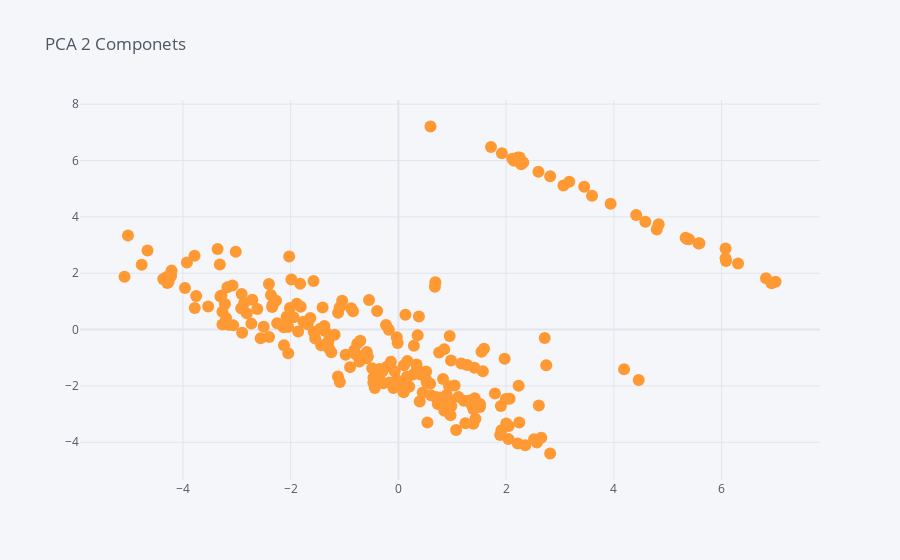

Write notebook code for a chart like this one.
### Code cell
pca_.iplot(x="pc1", y="pc2",kind="scatter", mode='markers', title=f"PCA 2 Componets")

### Figure 1 — Plotly figure (JSON) as saved in the notebook; plotly's stock layout.template omitted (floating-point values rounded to 4 significant figures; data arrays with more than 128 entries replaced by an {"elided": "..."} marker saying what was removed)
{"data": [{"line": {"color": "rgba(255, 153, 51, 1.0)", "dash": "solid", "shape": "linear", "width": 1.3}, "marker": {"size": 12, "symbol": "circle"}, "mode": "markers", "name": "pc2", "text": "", "type": "scatter", "x": {"elided": "234 float values"}, "y": {"elided": "234 float values"}}], "layout": {"legend": {"bgcolor": "#F5F6F9", "font": {"color": "#4D5663"}}, "paper_bgcolor": "#F5F6F9", "plot_bgcolor": "#F5F6F9", "title": {"font": {"color": "#4D5663"}, "text": "PCA 2 Componets"}, "xaxis": {"gridcolor": "#E1E5ED", "showgrid": true, "tickfont": {"color": "#4D5663"}, "title": {"font": {"color": "#4D5663"}, "text": ""}, "zerolinecolor": "#E1E5ED"}, "yaxis": {"gridcolor": "#E1E5ED", "showgrid": true, "tickfont": {"color": "#4D5663"}, "title": {"font": {"color": "#4D5663"}, "text": ""}, "zerolinecolor": "#E1E5ED"}}}
